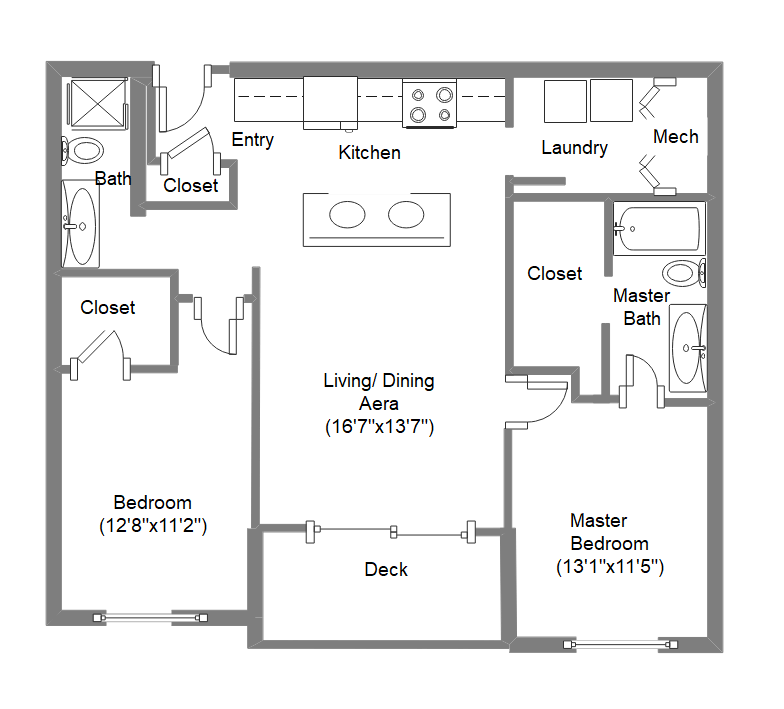
#> input picture resources/example4.png, 784 x 709 px, found by its file name
$ python test10.py
#> lines starting #> are read from the running program, lines starting #| are printed output that depends on the picture; after the words box and inside, x2 and y2 are one past the last pixel; in counts of white or black regions, pixels touching at a corner belong together
# Wall & Room Detection Pipeline - Exact Structure Reproduction per Cabrera-Vargas

import cv2
import numpy as np
import matplotlib.pyplot as plt
from skimage.morphology import skeletonize, remove_small_objects
from skimage.measure import label
from scipy.ndimage import distance_transform_edt, gaussian_filter

# --- Step 1: Preprocessing ---
def preprocess_image(path, threshold=200):
    img = cv2.imread(path, cv2.IMREAD_GRAYSCALE)
    _, binary = cv2.threshold(img, threshold, 255, cv2.THRESH_BINARY_INV)
    binary = cv2.medianBlur(binary, 3)
    return binary

# --- Step 2: Slice Transform in 4 directions ---
def slice_transform(binary):
    h, w = binary.shape
    slices = np.zeros((h, w, 4), dtype=np.uint16)
    for y in range(h):
        run = 0
        for x in range(w):
            run = run + 1 if binary[y, x] else 0
            slices[y, x, 0] = run if binary[y, x] else 0
        for x in reversed(range(w)):
            if binary[y, x]:
                slices[y, x, 0] = max(slices[y, x, 0], slices[y, x + 1, 0] if x+1<w else 0)
    for x in range(w):
        run = 0
        for y in range(h):
            run = run + 1 if binary[y, x] else 0
            slices[y, x, 1] = run if binary[y, x] else 0
        for y in reversed(range(h)):
            if binary[y, x]:
                slices[y, x, 1] = max(slices[y, x, 1], slices[y + 1, x, 1] if y+1<h else 0)
    for y in range(h):
        for x in range(w):
            if binary[y, x]:
                dy, dx = y-1, x-1
                slices[y, x, 2] = slices[dy, dx, 2] + 1 if 0 <= dy < h and 0 <= dx < w else 1
    for y in range(h):
        for x in reversed(range(w)):
            if binary[y, x]:
                dy, dx = y-1, x+1
                slices[y, x, 3] = slices[dy, dx, 3] + 1 if 0 <= dy < h and 0 <= dx < w else 1
    return slices

# --- Step 3: Slice Thickness Filter ---
def thickness_filter(slices, min_thick=3):
    return (np.min(slices[:, :, :2], axis=2) >= min_thick).astype(np.uint8) * 255

# --- Step 4: Orientation Map ---
def compute_orientation_map(slices):
    dir_idx = slices.argmax(axis=2)
    angles = np.zeros_like(dir_idx, dtype=np.uint8)
    angles[dir_idx == 0] = 0
    angles[dir_idx == 1] = 90
    angles[dir_idx == 2] = 45
    angles[dir_idx == 3] = 135
    return angles

# --- Step 5: Conditional Blur ---
def conditional_blur(mask, angle_map):
    blurred = np.zeros(mask.shape, dtype=np.float32)
    for angle in [0, 45, 90, 135]:
        sigma = 1
        region = (angle_map == angle).astype(np.uint8) * mask
        blurred += gaussian_filter(region.astype(np.float32), sigma=sigma)
    return (blurred > 127).astype(np.uint8) * 255

# --- Step 6: Skeletonization & Filtering ---
def extract_filtered_skeleton(mask, min_len=15):
    skeleton = skeletonize(mask > 0).astype(np.uint8)
    labeled = label(skeleton)
    return (remove_small_objects(labeled, min_size=min_len) > 0).astype(np.uint8) * 255

# --- Step 7: Estimate wall thickness ---
def estimate_wall_thickness(mask):
    dist = distance_transform_edt(mask)
    return int(np.clip(np.mean(dist[dist > 0]) * 2, 4, 20))

# --- Step 8: Virtual wall connection using geometric constraints ---
def fit_wall_segments(wall_mask):
    contours, _ = cv2.findContours(wall_mask, cv2.RETR_EXTERNAL, cv2.CHAIN_APPROX_SIMPLE)
    rects = [cv2.boundingRect(cnt) for cnt in contours if cv2.contourArea(cnt) > 20]
    return rects

def connect_rects(rects, td=8):
    canvas = np.zeros((2000, 2000), dtype=np.uint8)
    for i in range(len(rects)):
        for j in range(i+1, len(rects)):
            (x1, y1, w1, h1) = rects[i]
            (x2, y2, w2, h2) = rects[j]
            cx1, cy1 = x1 + w1//2, y1 + h1//2
            cx2, cy2 = x2 + w2//2, y2 + h2//2
            dx, dy = abs(cx1 - cx2), abs(cy1 - cy2)
            if (dx < td * 2 and abs(h1 - h2) < td) or (dy < td * 2 and abs(w1 - w2) < td):
                cv2.rectangle(canvas, (min(cx1, cx2) - td//2, min(cy1, cy2) - td//2),
                              (max(cx1, cx2) + td//2, max(cy1, cy2) + td//2), 255, -1)
    return canvas

# --- Step 9: Room Detection ---
def detect_rooms(mask, min_area=500):
    inv = cv2.bitwise_not(mask)
    num, labels, stats, _ = cv2.connectedComponentsWithStats(inv)
    return [(x, y, w, h) for i, (x, y, w, h, area) in enumerate(stats) if i > 0 and area >= min_area]

# --- Visualization ---
def draw_results(img, wall_mask, rooms):
    vis = cv2.cvtColor(img, cv2.COLOR_GRAY2BGR)
    vis[wall_mask > 0] = [0, 0, 255]
    for (x, y, w, h) in rooms:
        cv2.rectangle(vis, (x, y), (x + w, y + h), (0, 255, 0), 2)
    plt.figure(figsize=(12, 8))
    plt.imshow(vis[..., ::-1])
    plt.title("Walls (Red) and Rooms (Green Boxes)")
    plt.axis('off')
    plt.show()

# --- Pipeline ---
def main_pipeline(path):
#> called with path = './resources/example4.png'
    img = cv2.imread(path, cv2.IMREAD_GRAYSCALE)
#> img: shape (709, 784); min 0, max 255, mean 237.2
    binary = preprocess_image(path)
#> in preprocess_image, `_, binary = cv2.threshold(img, threshold, 255, cv2.THRESH_BINARY_INV)`:
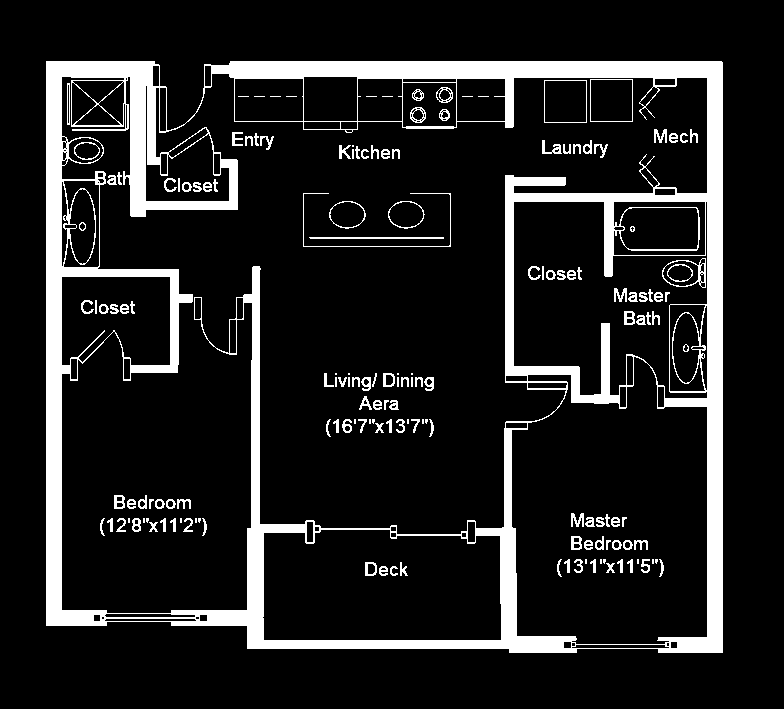
#> binary: shape (709, 784); 12.9% white; 167 white regions (31 under 20 px), largest, box (x1, y1, x2, y2) and area: (46, 61, 723, 653) 62406, (303, 193, 451, 247) 321, (309, 237, 444, 239) 269
#> in preprocess_image, `binary = cv2.medianBlur(binary, 3)`: binary: shape (709, 784); 12.2% white; 364 white regions (247 under 20 px), largest, box (x1, y1, x2, y2) and area: (46, 61, 578, 653) 31909, (204, 61, 723, 653) 26789, (310, 237, 443, 239) 266
    slices = slice_transform(binary)
#> after the loop in slice_transform, `for x in range(w):`:
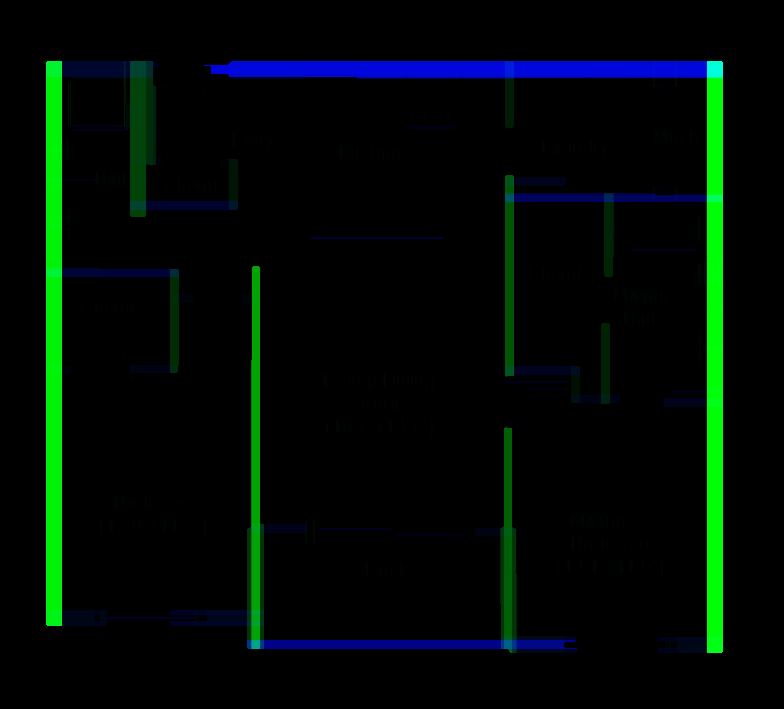
#> slices: shape (709, 784, 4) uint16; mean of channels 0, 1, 2, 3 12.8, 25.4, 0, 0; drawn with min black and max white
#> after the loop in slice_transform, `for y in range(h):`: slices: shape (709, 784, 4) uint16; 12.22% of pixels changed, all inside (x1, y1, x2, y2) = (46, 61, 723, 653)
#> after the loop in slice_transform, `for y in range(h):`: slices: shape (709, 784, 4) uint16; mean of channels 0, 1, 2, 3 12.8, 25.4, 0.9, 0.9
    thick_mask = thickness_filter(slices)
#> in thickness_filter, `return (np.min(slices[:, :, :2], axis=2) >= min_thick).astype(np.uint8..`: returned value: shape (709, 784); 11.2% white; 444 white regions (372 under 20 px), largest, box (x1, y1, x2, y2) and area: (210, 61, 723, 653) 26375, (46, 61, 238, 626) 18420, (171, 266, 577, 653) 11940
    angle_map = compute_orientation_map(slices)
#> in compute_orientation_map, `dir_idx = slices.argmax(axis=2)`:
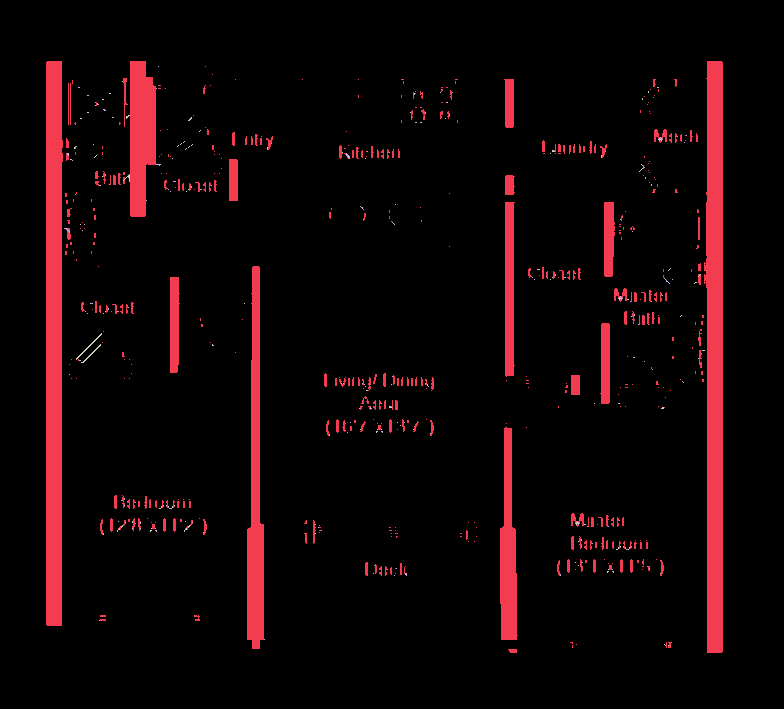
#> dir_idx: shape (709, 784) int64; 4 distinct labels, from 0 to 3; one colour per label, 0 black
    blurred = conditional_blur(thick_mask, angle_map)
#> after the loop in conditional_blur, `for angle in [0, 45, 90, 135]:`:
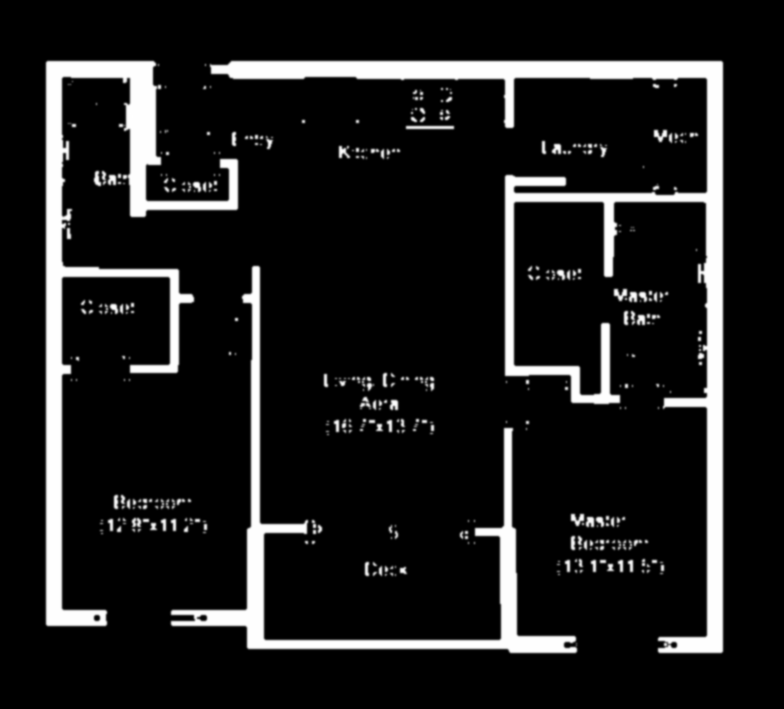
#> blurred: shape (709, 784) float32; min 0, max 255, mean 28.5; drawn with min black and max white
#> in conditional_blur, `return (blurred > 127).astype(np.uint8) * 255`: returned value: shape (709, 784); 11% white; 280 white regions (206 under 20 px), largest, box (x1, y1, x2, y2) and area: (210, 61, 723, 653) 26379, (46, 61, 238, 626) 18439, (171, 266, 577, 653) 11935
    skeleton = extract_filtered_skeleton(blurred)
#> in extract_filtered_skeleton, `skeleton = skeletonize(mask > 0).astype(np.uint8)`: skeleton: shape (709, 784); values 0 (black) and 1 (white), 1% white in thin lines or dots, all inside (x1, y1, x2, y2) = (53, 63, 715, 651)
#> in extract_filtered_skeleton, `labeled = label(skeleton)`:
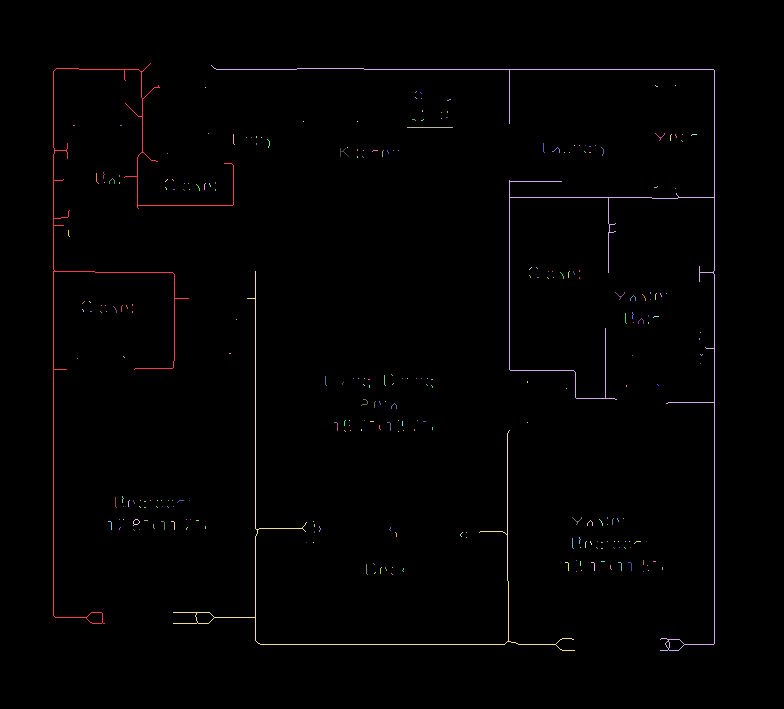
#> labeled: shape (709, 784) int64; 281 distinct labels, from 0 to 280; one colour per label, 0 black
    td = estimate_wall_thickness(thick_mask)
#> in estimate_wall_thickness, `dist = distance_transform_edt(mask)`:
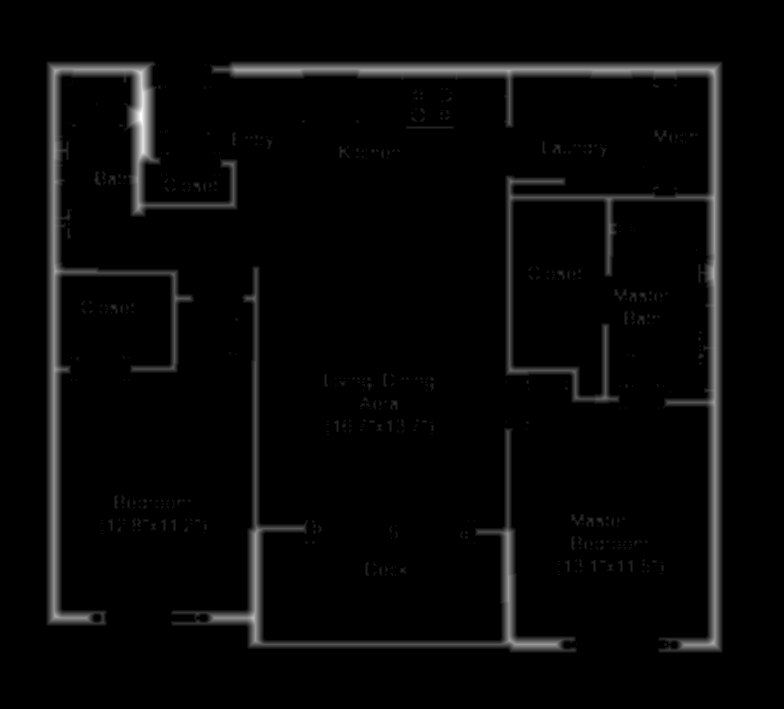
#> dist: shape (709, 784) float64; min 0, max 15, mean 0.431; drawn with min black and max white
#> td = 7
    wall_rects = fit_wall_segments(thick_mask)
#> in fit_wall_segments, `contours, _ = cv2.findContours(wall_mask, cv2.RETR_EXTERNAL, cv2.CHAIN..`: contours = 444 contours, 399 with area under 20; largest, box (x1, y1, x2, y2) and area: (210, 61, 723, 653) 24386, (46, 61, 238, 626) 17144, (171, 266, 577, 653) 10888, (406, 126, 454, 129) 94, (571, 514, 584, 526) 61
#> in fit_wall_segments, `rects = [cv2.boundingRect(cnt) for cnt in contours if cv2.contourArea(..`: rects = 45 items, first 6: (400, 567, 7, 7), (607, 564, 7, 7), (365, 562, 4, 14), (628, 560, 5, 12), (618, 560, 5, 12), (591, 560, 5, 12)
#> wall_rects has the same summary as rects in fit_wall_segments
    virtual_walls = connect_rects(wall_rects, td)
#> the loop in connect_rects, `for i in range(len(rects)):` made 45 passes
#> after the loop in connect_rects, `for i in range(len(rects)):`:
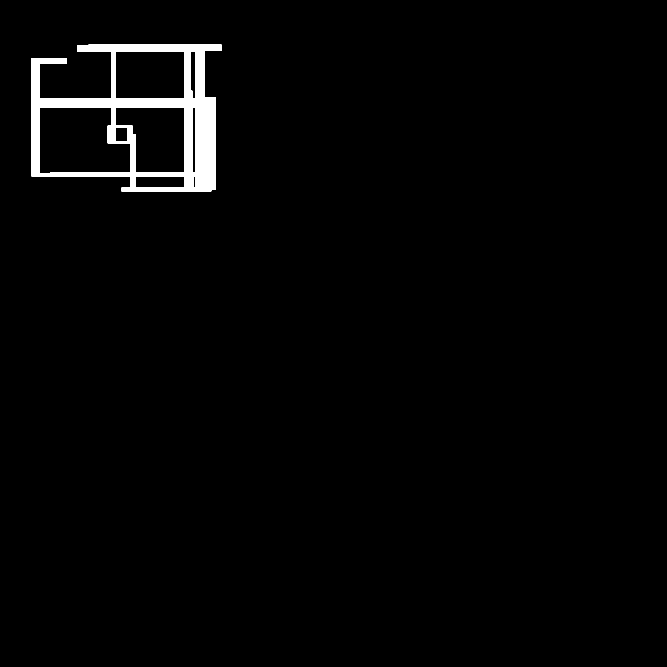
#> canvas: shape (2000, 2000) (shown at 1/3 size); 2% white; 1 white region, box (x1, y1, x2, y2) and area: (94, 133, 664, 574) 79147
#> (the run stopped early here; a loop or call above may not have finished)

$ run again, with resources/LossB.png copied over resources/example4.png
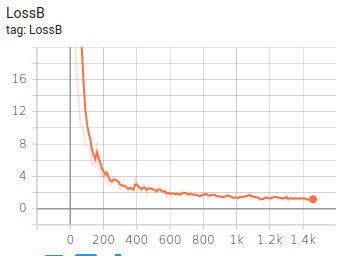
#> input picture resources/LossB.png, 342 x 256 px, found by its file name
#> dir_idx: shape (256, 342) int64; 4 distinct labels, from 0 to 3
#> after the loop in conditional_blur, `for angle in [0, 45, 90, 135]:`:
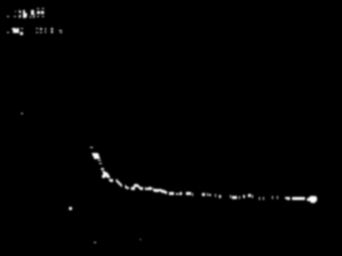
#> blurred: shape (256, 342) float32; min 0, max 254.8, mean 1.8
#> in conditional_blur, `return (blurred > 127).astype(np.uint8) * 255`:
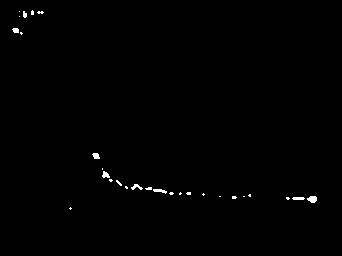
#> returned value: shape (256, 342); 0.51% white; 28 white regions (20 under 20 px), largest, box (x1, y1, x2, y2) and area: (307, 196, 317, 203) 53, (153, 189, 167, 194) 40, (102, 171, 110, 178) 37
#> skeleton: shape (256, 342); values 0 (black) and 1 (white), 0.12% white in thin lines or dots, all inside (x1, y1, x2, y2) = (15, 11, 314, 209)
#> labeled: shape (256, 342) int64; 29 distinct labels, from 0 to 28
#> td = 4
#> contours = 68 contours, 61 with area under 20; largest, box (x1, y1, x2, y2) and area: (307, 196, 317, 203) 42, (102, 171, 110, 178) 27, (92, 153, 100, 159) 26, (153, 188, 167, 194) 25, (131, 184, 143, 190) 24, (292, 197, 305, 200) 24, (12, 28, 19, 33) 20
#> rects = [(292, 197, 13, 3), (307, 196, 10, 7), (153, 188, 14, 6), (131, 184, 12, 6), (102, 171, 8, 7), (92, 153, 8, 6), (12, 28, 7, 5)]
#> wall_rects has the same summary as rects in fit_wall_segments
#> the loop in connect_rects, `for i in range(len(rects)):` made 7 passes
